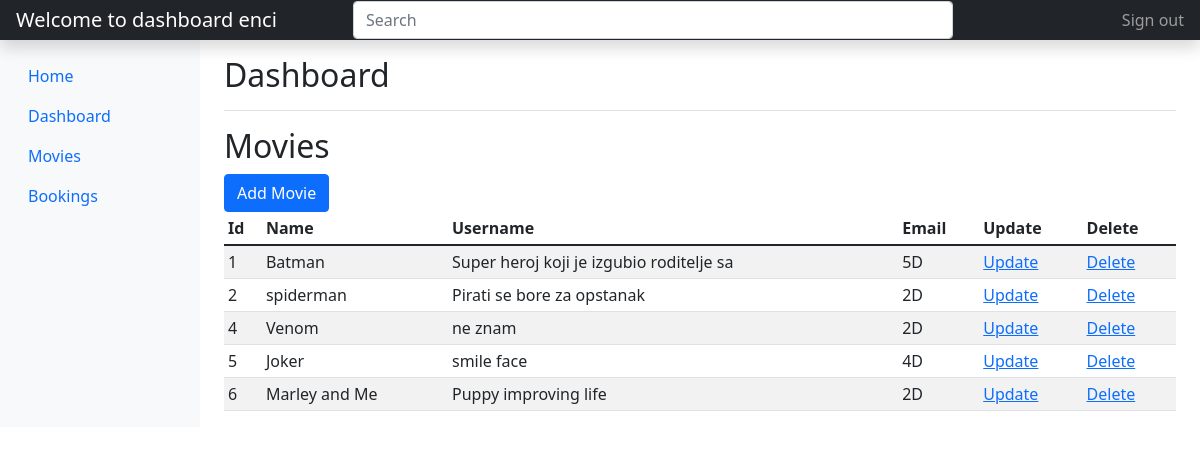
/list_movies.php (signed in), run on the app's committed database.
### tables this page shows
CREATE TABLE `movies` (
  `id` int(11) NOT NULL,
  `movie_name` varchar(30) NOT NULL,
  `movie_desc` varchar(40) NOT NULL,
  `movie_quality` varchar(30) NOT NULL,
  `movie_rating` int(11) NOT NULL,
  `movie_image` varchar(30) NOT NULL
);

### list_movies.php (the view, shortened to what this page needs)
<?php
include_once("config.php");
$sql="SELECT * FROM movies";
$selectUsers=$conn->prepare($sql);
$selectUsers->execute();
$users_data=$selectUsers->fetchAll();
?>
<!DOCTYPE html>
 <html>
 <head>
 	<link href="https://cdn.jsdelivr.net/npm/bootstrap@5.1.3/dist/css/bootstrap.min.css" rel="stylesheet">
 </head>
 <body>
 <header class="navbar navbar-dark sticky-top bg-dark flex-md-nowrap p-0 shadow">
  <a class="navbar-brand col-md-3 col-lg-2 me-0 px-3" href="#"><?php echo "Welcome to dashboard ".$_SESSION['username']; ?></a>
  <input class="form-control form-control-dark w-50" type="text" placeholder="Search" aria-label="Search">
  <div class="navbar-nav">
    <div class="nav-item text-nowrap">
      <a class="nav-link px-3" href="logout.php">Sign out</a>
    </div>
  </div>
</header>
<div class="container-fluid">
  <div class="row">
    <nav id="sidebarMenu" class="col-md-3 col-lg-2 d-md-block bg-light sidebar collapse">
      <div class="position-sticky pt-3">
      <ul class="nav flex-column">
           <?php if ($_SESSION['is_admin'] == 'true') { ?>
            <li class="nav-item">
              <a class="nav-link" href="home.php">
                Home
              </a>
            </li>
          <li class="nav-item">
            <a class="nav-link active" aria-current="page" href="dashboardMovie.php">
              Dashboard
            </a>
          </li>
          <li class="nav-item">
            <a class="nav-link" href="list_movies.php">
              Movies
            </a>
          </li>
        <?php } ?>
          <li class="nav-item">
            <a class="nav-link" href="bookings.php">
              Bookings
            </a>
          </li>
        </ul>
      </div>
    </nav>
    <main class="col-md-9 ms-sm-auto col-lg-10 px-md-4">
      <div class="d-flex justify-content-between flex-wrap flex-md-nowrap align-items-center pt-3 pb-2 mb-3 border-bottom">
        <h1 class="h2">Dashboard</h1>
      </div>
    <?php if ($_SESSION['is_admin'] == 'true') { ?>
      <h2>Movies</h2>
      <a href="movies.php" class="btn btn-primary ">Add Movie</a>
      <div class="table-responsive">
        <table class="table table-striped table-sm">
          <thead>
            <tr>
              <th scope="col">Id</th>
              <th scope="col">Name</th>
              <th scope="col">Username</th>
              <th scope="col">Email</th>
              <th scope="col">Update</th>
              <th scope="col">Delete</th>
            </tr>
          </thead>
          <tbody>
            <?php foreach ($users_data as $user_data) { ?>
               <tr>
                <td><?php echo $user_data['id']; ?></td>
                <td><?php echo $user_data['movie_name']; ?></td>
                <td><?php echo $user_data['movie_desc']; ?></td>
                <td><?php echo $user_data['movie_quality']; ?></td>
                <td><a href="editMovies.php?id=<?= $user_data['id'];?>">Update</a></td>
                <td><a href="deleteMovie.php?id=<?= $user_data['id'];?>">Delete</a></td>
              </tr>
           <?php  } ?>
          </tbody>
        </table>
      </div>
     <?php } ?>
    </main>
  </div>
</div>
  </body>
</html>
 </body>
 </html>

### data on the page
movies: id "1", movie_name "Batman", movie_desc "Super heroj koji je izgubio roditelje sa", movie_quality "5D"
movies: id "2", movie_name "spiderman", movie_desc "Pirati se bore za opstanak", movie_quality "2D"
movies: id "4", movie_name "Venom", movie_desc "ne znam", movie_quality "2D"
movies: id "5", movie_name "Joker", movie_desc "smile face", movie_quality "4D"
movies: id "6", movie_name "Marley and Me", movie_desc "Puppy improving life", movie_quality "2D"

### other printed values
$_SESSION['username'] "enci"
